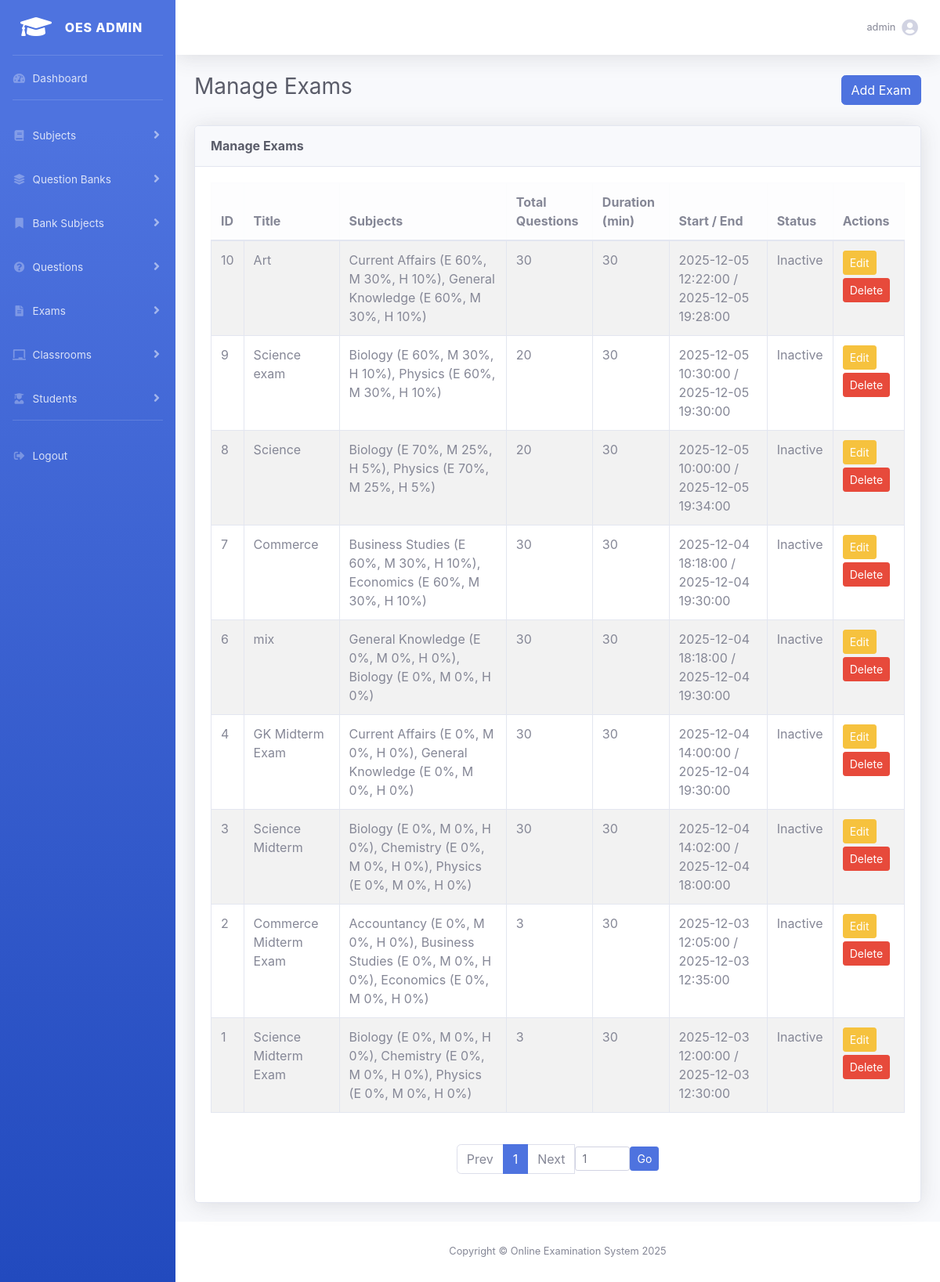
/admin.php?action=manageExams (signed in), run on an earlier commit of the app's database.
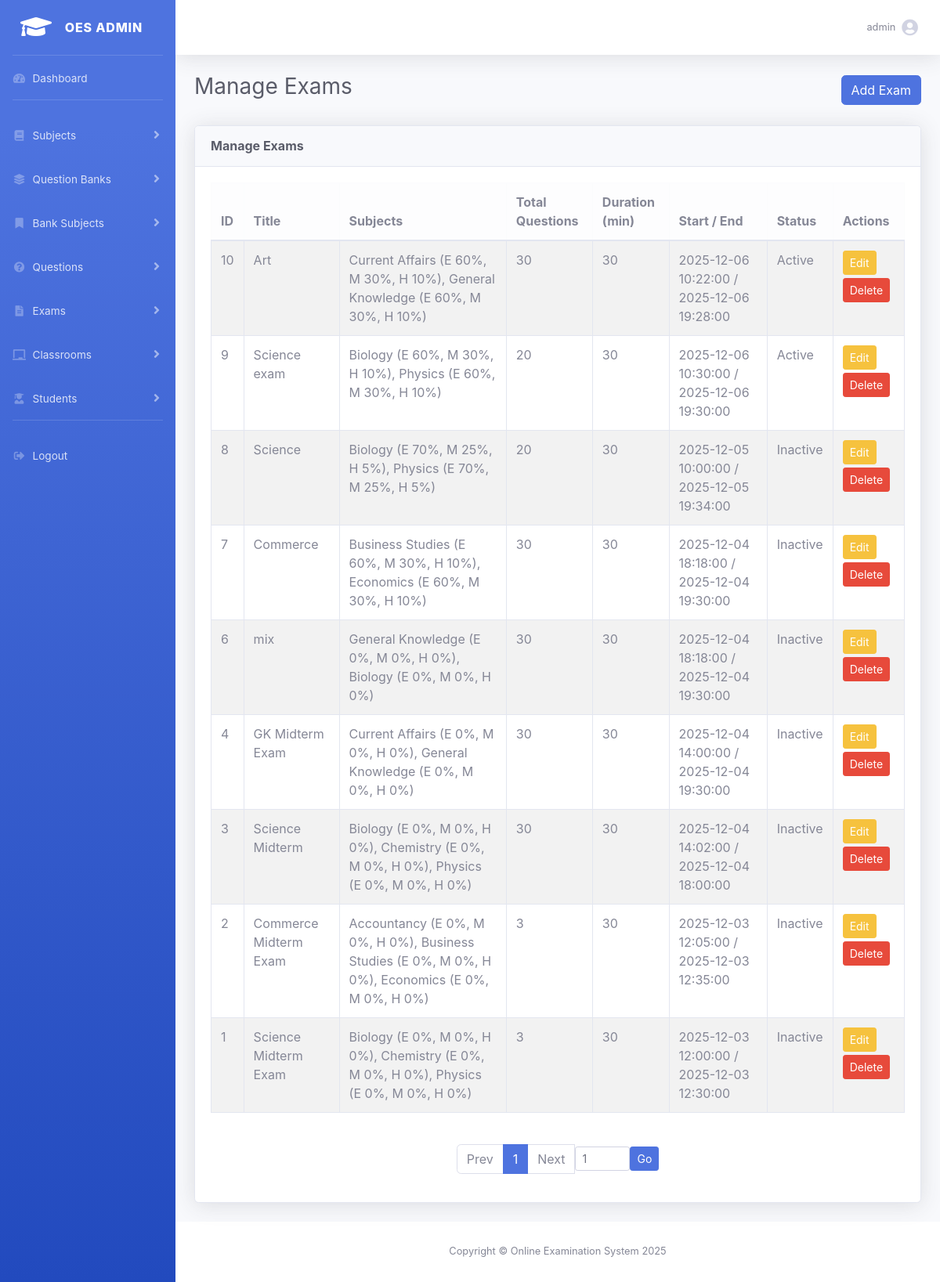
And on a later commit of the database.
### tables this page shows
CREATE TABLE `exams` (
  `exam_id` int(11) NOT NULL,
  `exam_title` varchar(200) NOT NULL,
  `exam_description` text DEFAULT NULL,
  `total_questions` int(11) DEFAULT 0,
  `duration_minutes` int(11) DEFAULT 30,
  `shuffle_questions` tinyint(1) DEFAULT 1,
  `shuffle_options` tinyint(1) DEFAULT 1,
  `rules_page` tinyint(1) DEFAULT 0,
  `start_time` datetime DEFAULT NULL,
  `end_time` datetime DEFAULT NULL,
  `passing_marks` decimal(5,2) DEFAULT 0.00,
  `negative_marking` decimal(5,2) DEFAULT 0.00,
  `status` enum('Active','Inactive') DEFAULT 'Inactive',
  `assign_type` enum('class','individual') DEFAULT 'individual',
  `assign_data` text DEFAULT NULL,
  `created_at` timestamp NOT NULL DEFAULT current_timestamp(),
  `easy_percentage` int(11) DEFAULT 0,
  `medium_percentage` int(11) DEFAULT 0,
  `hard_percentage` int(11) DEFAULT 0
);

### templates/exams/manage_exams.php (the view, shortened to what this page needs)
<?php
$results = $results ?? [
    'pageTitle'   => 'Manage Exams',
    'message'     => '',
    'exams'       => [],
    'currentPage' => 1,
    'totalPages'  => 1,
    'total'       => 0,
    'perPage'     => 25
];
$exams       = $results['exams'];
$currentPage = (int)($results['currentPage'] ?? 1);
$totalPages  = (int)($results['totalPages'] ?? 1);
?>
<?php include __DIR__ . "/../include/header.php"; ?>
<div id="wrapper">
    <?php include __DIR__ . "/../include/sidebar.php"; ?>
    <div id="content-wrapper" class="d-flex flex-column">
        <div id="content">
            <?php include __DIR__ . "/../include/navbar.php"; ?>
            <div class="container-fluid">
                <div class="d-flex justify-content-between align-items-center mb-4">
                    <h1 class="h3 text-gray-800"><?= htmlspecialchars($results['pageTitle']) ?></h1>
                    <a href="<?= BASE_URL ?>/admin.php?action=newExam" class="btn btn-primary">
                        <i class="bi bi-plus-circle"></i> Add Exam
                    </a>
                </div>
                <div class="card shadow mb-4">
                    <div class="card-header py-3">
                        <h6 class="m-0 font-weight-bold text-gray-800"><?= htmlspecialchars($results['pageTitle']) ?></h6>
                    </div>
                    <div class="card-body">
                        <div class="table-responsive">
                            <table class="table table-bordered table-striped">
                                <thead class="table-light">
                                    <tr>
                                        <th>ID</th>
                                        <th>Title</th>
                                        <th>Subjects</th>
                                        <th>Total Questions</th>
                                        <th>Duration (min)</th>
                                        <th>Start / End</th>
                                        <th>Status</th>
                                        <th>Actions</th>
                                    </tr>
                                </thead>
                                <tbody>
                                    <?php if (!empty($exams)): ?>
                                        <?php foreach ($exams as $exam): ?>
                                            <?php
                                            $stmt = $pdo->prepare("
                                                SELECT DISTINCT s.subject_name
                                                FROM exam_question_sources eqs
                                                JOIN subjects s ON eqs.subject_id = s.subject_id
                                                WHERE eqs.exam_id = ?
                                            ");
                                            $stmt->execute([$exam['exam_id']]);
                                            $subjectRows = $stmt->fetchAll(PDO::FETCH_ASSOC);
                                            $easy_pct   = $exam['easy_percentage'] ?? 0;
                                            $medium_pct = $exam['medium_percentage'] ?? 0;
                                            $hard_pct   = $exam['hard_percentage'] ?? 0;
                                            $subjectList = [];
                                            foreach ($subjectRows as $row) {
                                                $subjectList[] = $row['subject_name']
                                                    . " (E {$easy_pct}%, M {$medium_pct}%, H {$hard_pct}%)";
                                            }
                                            ?>
                                            <tr>
                                                <td><?= $exam['exam_id'] ?></td>
                                                <td><?= htmlspecialchars($exam['exam_title']) ?></td>
                                                <td><?= !empty($subjectList) ? implode(', ', $subjectList) : '-' ?></td>
                                                <td><?= htmlspecialchars($exam['total_questions'] ?? '-') ?></td>
                                                <td><?= htmlspecialchars($exam['duration_minutes'] ?? '-') ?></td>
                                                <td>
                                                    <?= !empty($exam['start_time']) ? htmlspecialchars($exam['start_time']) : '-' ?> /
                                                    <?= !empty($exam['end_time']) ? htmlspecialchars($exam['end_time']) : '-' ?>
                                                </td>
                                                <td><?= ($exam['start_time'] <= date('Y-m-d H:i:s') && $exam['end_time'] >= date('Y-m-d H:i:s')) ? 'Active' : 'Inactive' ?></td>
                                                                                                <td>
                                                    <a class="btn btn-sm btn-warning me-1 mb-1" href="<?= BASE_URL ?>/admin.php?action=editExam&id=<?= $exam['exam_id'] ?>">
                                                        <i class="bi bi-pencil-square"></i> Edit
                                                    </a>
                                                    <form method="get" action="<?= BASE_URL ?>/admin.php" style="display:inline-block;" onsubmit="return confirm('Are you sure you want to delete this exam?');">
                                                        <button type="submit" class="btn btn-sm btn-danger me-1 mb-1">
                                                            <i class="bi bi-trash"></i> Delete
                                                        </button>
                                                    </form>
                                                </td>
                                            </tr>
                                        <?php endforeach; ?>
                                    <?php else: ?>
                                        <tr>
                                            <td colspan="9" class="text-center">No exams found.</td>
                                        </tr>
                                    <?php endif; ?>
                                </tbody>
                            </table>
                        </div>
                        <?php if ($totalPages >= 1): ?>
                        <nav aria-label="Pagination" class="mt-4">
                            <ul class="pagination justify-content-center align-items-center">
                                <li class="page-item <?= ($currentPage <= 1) ? 'disabled' : '' ?>">
                                    <a class="page-link" href="<?= BASE_URL ?>/admin.php?action=manageExams&page=<?= max(1, $currentPage - 1) ?>">Prev</a>
                                </li>
                                <?php
                                $start = max(1, $currentPage - 2);
                                $end   = min($totalPages, $currentPage + 2);
                                for ($i = $start; $i <= $end; $i++): ?>
                                    <li class="page-item <?= ($i === $currentPage) ? 'active' : '' ?>">
                                        <a class="page-link" href="<?= BASE_URL ?>/admin.php?action=manageExams&page=<?= $i ?>"><?= $i ?></a>
                                    </li>
                                <?php endfor; ?>
                                <li class="page-item <?= ($currentPage >= $totalPages) ? 'disabled' : '' ?>">
                                    <a class="page-link" href="<?= BASE_URL ?>/admin.php?action=manageExams&page=<?= min($totalPages, $currentPage + 1) ?>">Next</a>
                                </li>
                                <li class="page-item ms-3">
                                    <form method="get" action="<?= BASE_URL ?>/admin.php" class="form-inline">
                                        <input type="number" min="1" max="<?= $totalPages ?>" name="page" class="form-control form-control-sm" style="width:70px" value="<?= $currentPage ?>">
                                        <button type="submit" class="btn btn-sm btn-primary">Go</button>
                                    </form>
                                </li>
                            </ul>
                        </nav>
                        <?php endif; ?>
                    </div>
                </div>
            </div>
        </div>
        <?php include __DIR__ . "/../include/footer.php"; ?>

### admin.php (shortened to what this page needs)
<?php
require_once __DIR__ . "/classes/Student.php";
$action = $_GET['action'] ?? '';
switch ($action) {
    case 'manageExams':
        manageExams();
        break;
}
function manageExams() {
    global $pdo;
    $results = [
        'message'   => '',
        'pageTitle' => 'Manage Exams',
        'exams'     => [],
    ];
    $perPage = 25;
    $page = isset($_GET['page']) ? max(1, (int)$_GET['page']) : 1;
    $offset = ($page - 1) * $perPage;
    $stmtTotal = $pdo->query("SELECT COUNT(*) FROM exams");
    $total = (int)$stmtTotal->fetchColumn();
    $totalPages = ceil($total / $perPage);
    $stmt = $pdo->prepare("
        SELECT *
        FROM exams
        ORDER BY created_at DESC
        LIMIT :limit OFFSET :offset
    ");
    $stmt->bindValue(':limit', $perPage, PDO::PARAM_INT);
    $stmt->bindValue(':offset', $offset, PDO::PARAM_INT);
    $stmt->execute();
    $results['exams'] = $stmt->fetchAll(PDO::FETCH_ASSOC);
    $results['currentPage'] = $page;
    $results['totalPages']  = $totalPages;
    $results['total']       = $total;
    $results['perPage']     = $perPage;
    require(TEMPLATE_PATH . "/exams/manage_exams.php");
}

### templates/include/header.php (shortened to what this page needs)
<!DOCTYPE html>
<html lang="en">
<head>
  <link href="<?= BASE_URL ?>/assets/vendor/fontawesome-free/css/all.min.css" rel="stylesheet">
  <link href="<?= BASE_URL ?>/assets/css/sb-admin-2.min.css" rel="stylesheet">
</head>
<body id="page-top">

### templates/include/sidebar.php (shortened to what this page needs)
<ul class="navbar-nav bg-gradient-primary sidebar sidebar-dark accordion" id="accordionSidebar">
    <a class="sidebar-brand d-flex align-items-center justify-content-center" href="<?= BASE_URL ?>/admin.php?action=dashboard">
        <div class="sidebar-brand-icon">
            <i class="fas fa-graduation-cap"></i>
        </div>
        <div class="sidebar-brand-text mx-3">OES Admin</div>
    </a>
    <hr class="sidebar-divider my-0">
    <li class="nav-item">
        <a class="nav-link" href="<?= BASE_URL ?>/admin.php?action=dashboard">
            <i class="fas fa-fw fa-tachometer-alt"></i>
            <span>Dashboard</span>
        </a>
    </li>
    <hr class="sidebar-divider">
    <li class="nav-item">
        <a class="nav-link collapsed" href="#" data-toggle="collapse" data-target="#collapseSubjects">
            <i class="fas fa-fw fa-book"></i>
            <span>Subjects</span>
        </a>
    </li>
    <li class="nav-item">
        <a class="nav-link collapsed" href="#" data-toggle="collapse" data-target="#collapseBanks">
            <i class="fas fa-fw fa-layer-group"></i>
            <span>Question Banks</span>
        </a>
    </li>
    <li class="nav-item">
        <a class="nav-link collapsed" href="#" data-toggle="collapse" data-target="#collapseQBS">
            <i class="fas fa-fw fa-bookmark"></i>
            <span>Bank Subjects</span>
        </a>
    </li>
    <li class="nav-item">
        <a class="nav-link collapsed" href="#" data-toggle="collapse" data-target="#collapseQuestions">
            <i class="fas fa-fw fa-question-circle"></i>
            <span>Questions</span>
        </a>
    </li>
    <li class="nav-item">
        <a class="nav-link collapsed" href="#" data-toggle="collapse" data-target="#collapseExams">
            <i class="fas fa-fw fa-file-alt"></i>
            <span>Exams</span>
        </a>
    </li>
    <li class="nav-item">
        <a class="nav-link collapsed" href="#" data-toggle="collapse" data-target="#collapseClasses">
            <i class="fas fa-fw fa-chalkboard"></i>
            <span>Classrooms</span>
        </a>
    </li>
    <li class="nav-item">
        <a class="nav-link collapsed" href="#" data-toggle="collapse" data-target="#collapseStudents">
            <i class="fas fa-fw fa-user-graduate"></i>
            <span>Students</span>
        </a>
    </li>
    <hr class="sidebar-divider d-none d-md-block">
    <li class="nav-item">
        <a class="nav-link" href="<?= BASE_URL ?>/admin.php?action=logout">
            <i class="fas fa-fw fa-sign-out-alt"></i>
            <span>Logout</span>
        </a>
    </li>
</ul>

### templates/include/navbar.php (shortened to what this page needs)
<?php
$adminName = $_SESSION['admin_name'] ?? 'Admin';
?>
<nav class="navbar navbar-expand navbar-light bg-white topbar mb-4 static-top shadow">
    <ul class="navbar-nav ml-auto">
        <li class="nav-item dropdown no-arrow">
            <a class="nav-link dropdown-toggle" href="#" id="userDropdown" role="button"
               data-toggle="dropdown" aria-haspopup="true" aria-expanded="false">
                <span class="mr-2 d-none d-lg-inline text-gray-600 small"><?= htmlspecialchars($adminName) ?></span>
                <i class="fas fa-user-circle fa-lg"></i>
            </a>
        </li>
    </ul>
</nav>

### templates/include/footer.php (shortened to what this page needs)
<footer class="sticky-footer bg-white">
    <div class="container my-auto">
        <div class="copyright text-center my-auto">
            <span>Copyright &copy; Online Examination System <?= date('Y') ?></span>
        </div>
    </div>
</footer>
</body>
</html>

What changed in the data, as far as the page shows it:
changed exams "Art": start_time "2025-12-05 12:22:00" → "2025-12-06 10:22:00"; end_time "2025-12-05 19:28:00" → "2025-12-06 19:28:00"; start_time "Inactive" → "Active"
changed exams "Science exam": start_time "2025-12-05 10:30:00" → "2025-12-06 10:30:00"; end_time "2025-12-05 19:30:00" → "2025-12-06 19:30:00"; start_time "Inactive" → "Active"
